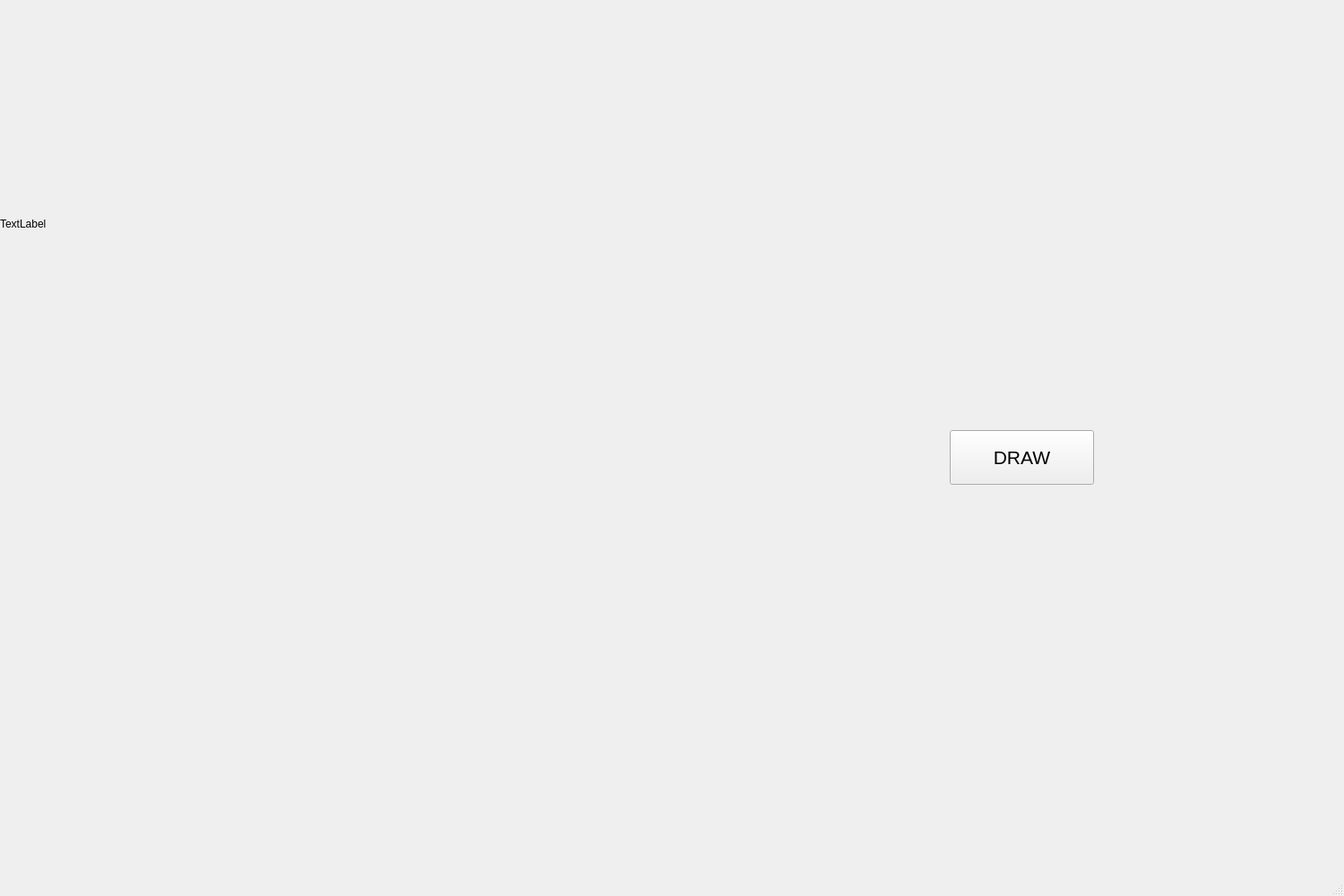
<?xml version="1.0" encoding="UTF-8"?>
<ui version="4.0">
 <class>MainWindow</class>
 <widget class="QMainWindow" name="MainWindow">
  <property name="geometry">
   <rect>
    <x>0</x>
    <y>0</y>
    <width>1500</width>
    <height>1000</height>
   </rect>
  </property>
  <property name="windowTitle">
   <string>MainWindow</string>
  </property>
  <widget class="QWidget" name="centralwidget">
   <widget class="QLabel" name="label">
    <property name="geometry">
     <rect>
      <x>0</x>
      <y>0</y>
      <width>500</width>
      <height>500</height>
     </rect>
    </property>
    <property name="text">
     <string>TextLabel</string>
    </property>
   </widget>
   <widget class="QPushButton" name="pushButton">
    <property name="geometry">
     <rect>
      <x>1060</x>
      <y>480</y>
      <width>161</width>
      <height>61</height>
     </rect>
    </property>
    <property name="font">
     <font>
      <pointsize>16</pointsize>
     </font>
    </property>
    <property name="text">
     <string>DRAW</string>
    </property>
   </widget>
  </widget>
  <widget class="QMenuBar" name="menubar">
   <property name="geometry">
    <rect>
     <x>0</x>
     <y>0</y>
     <width>1500</width>
     <height>26</height>
    </rect>
   </property>
  </widget>
  <widget class="QStatusBar" name="statusbar"/>
 </widget>
 <resources/>
 <connections/>
</ui>
